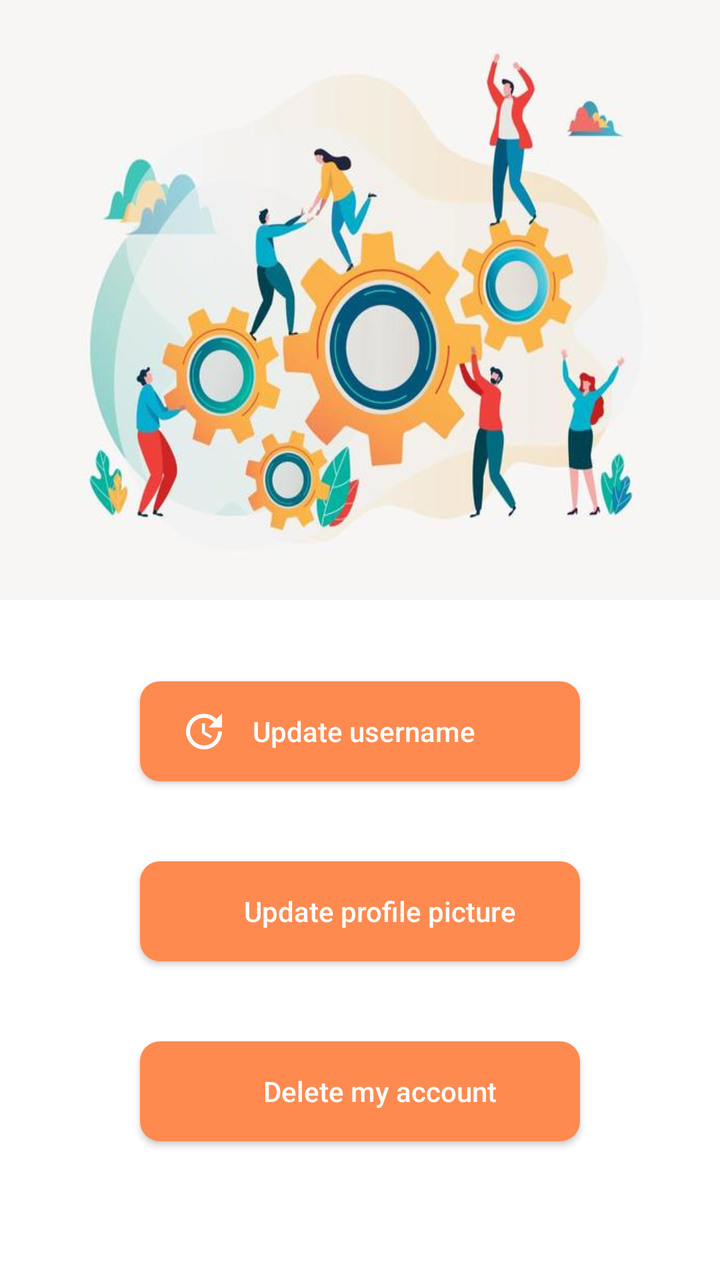
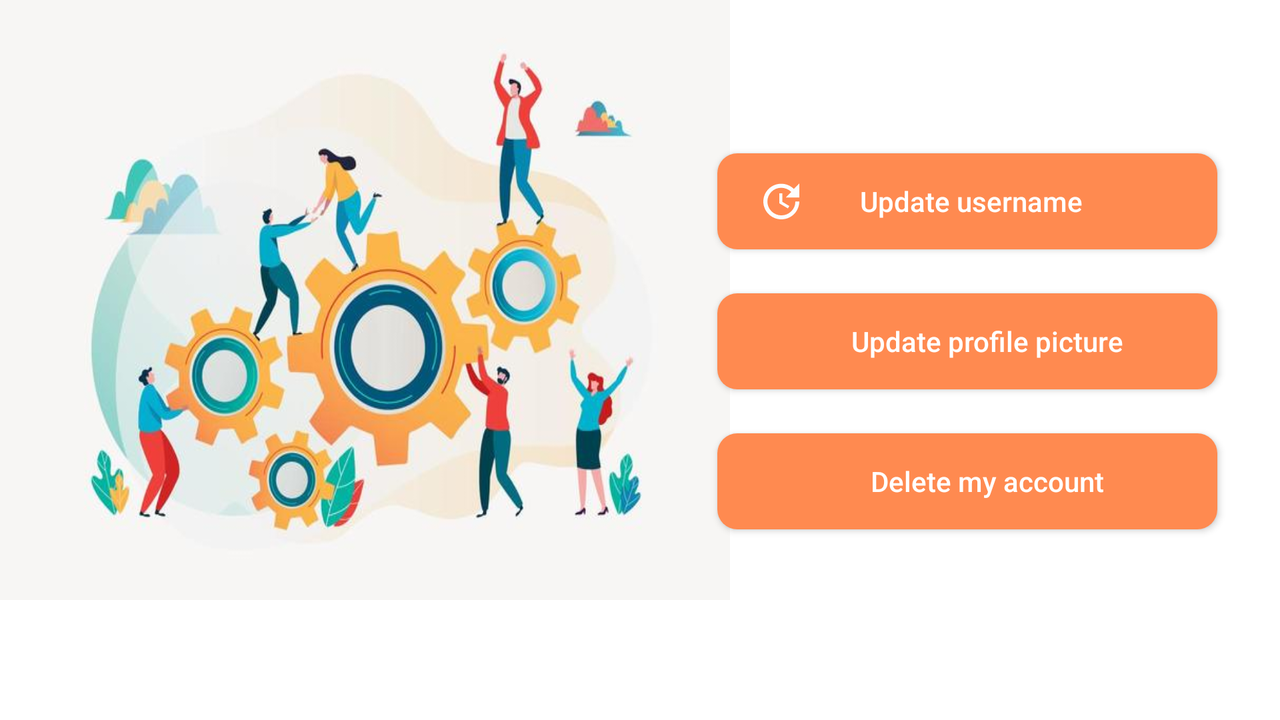

First picture: res/layout/ on a phone held upright. Second picture: the repository's own variant of that layout, on a device whose configuration matches the variant's folder. Source for both follows.
<!-- AndroidManifest.xml: application theme Theme.Go4Lunch -->
<!-- res/layout/nav_fragment_settings.xml -->
<?xml version="1.0" encoding="utf-8"?>
<androidx.constraintlayout.widget.ConstraintLayout xmlns:android="http://schemas.android.com/apk/res/android"
    xmlns:app="http://schemas.android.com/apk/res-auto"
    xmlns:tools="http://schemas.android.com/tools"
    android:id="@+id/nav_fragment_settings"
    android:layout_width="match_parent"
    android:layout_height="match_parent">

    <ImageView
        android:id="@+id/setting_picture"
        android:layout_width="0dp"
        android:layout_height="300dp"
        android:scaleType="fitXY"
        app:layout_constraintEnd_toEndOf="parent"
        app:layout_constraintStart_toStartOf="parent"
        app:layout_constraintTop_toTopOf="parent"
        app:srcCompat="@drawable/setting1"
        tools:ignore="ContentDescription" />

    <androidx.appcompat.widget.AppCompatButton
        android:id="@+id/update_username_button"
        android:layout_width="match_parent"
        android:layout_height="50dp"
        android:layout_marginStart="70dp"
        android:layout_marginEnd="70dp"
        android:background="@drawable/background_button_email"
        android:drawableStart="@drawable/ic_baseline_update_24"
        android:drawablePadding="-40dp"
        android:paddingStart="20dp"
        android:paddingTop="8dp"
        android:paddingBottom="8dp"
        android:text="@string/update_username"
        android:textAllCaps="false"
        android:textColor="@color/white"
        android:textSize="14sp"
        app:layout_constraintBottom_toBottomOf="parent"
        app:layout_constraintEnd_toEndOf="parent"
        app:layout_constraintStart_toStartOf="parent"
        app:layout_constraintTop_toBottomOf="@id/setting_picture"
        app:layout_constraintVertical_bias="0.13999999"
        tools:ignore="RtlSymmetry" />

    <androidx.appcompat.widget.AppCompatButton
        android:id="@+id/update_profile_picture_button"
        android:layout_width="match_parent"
        android:layout_height="50dp"
        android:layout_marginStart="70dp"
        android:layout_marginTop="90dp"
        android:layout_marginEnd="70dp"
        android:background="@drawable/background_button_email"
        android:drawableStart="@drawable/ic_baseline_add_a_photo_24"
        android:drawablePadding="-40dp"
        android:paddingStart="20dp"
        android:paddingTop="8dp"
        android:paddingBottom="8dp"
        android:text="@string/update_profile_picture"
        android:textAllCaps="false"
        android:textColor="@color/white"
        android:textSize="14sp"
        app:layout_constraintEnd_toEndOf="parent"
        app:layout_constraintStart_toStartOf="parent"
        app:layout_constraintTop_toTopOf="@id/update_username_button"
        tools:ignore="RtlSymmetry" />

    <androidx.appcompat.widget.AppCompatButton
        android:id="@+id/delete_account_button"
        android:layout_width="match_parent"
        android:layout_height="50dp"
        android:layout_marginStart="70dp"
        android:layout_marginTop="90dp"
        android:layout_marginEnd="70dp"
        android:background="@drawable/background_button_email"
        android:drawableStart="@drawable/ic_baseline_delete_24"
        android:drawablePadding="-40dp"
        android:paddingStart="20dp"
        android:paddingTop="8dp"
        android:paddingBottom="8dp"
        android:text="@string/delete_my_account"
        android:textAllCaps="false"
        android:textColor="@color/white"
        android:textSize="14sp"
        app:layout_constraintEnd_toEndOf="parent"
        app:layout_constraintStart_toStartOf="parent"
        app:layout_constraintTop_toTopOf="@id/update_profile_picture_button"
        tools:ignore="RtlSymmetry" />

</androidx.constraintlayout.widget.ConstraintLayout>
<!-- resources referenced by this layout -->
<resources>
  <color name="white">#FFFFFFFF</color>
  <!-- drawable background_button_email (drawable) -->
  <?xml version="1.0" encoding="utf-8"?>
  <shape xmlns:android="http://schemas.android.com/apk/res/android"
      android:shape="rectangle" android:padding="10dp">
      <solid android:color="#ff8a50"/>
      <corners android:radius="10dp"/>
  </shape>
  <!-- drawable ic_baseline_update_24 (drawable) -->
  <vector android:height="24dp" android:tint="#FDFDFD"
      android:viewportHeight="24" android:viewportWidth="24"
      android:width="24dp" xmlns:android="http://schemas.android.com/apk/res/android">
      <path android:fillColor="@android:color/white" android:pathData="M21,10.12h-6.78l2.74,-2.82c-2.73,-2.7 -7.15,-2.8 -9.88,-0.1c-2.73,2.71 -2.73,7.08 0,9.79s7.15,2.71 9.88,0C18.32,15.65 19,14.08 19,12.1h2c0,1.98 -0.88,4.55 -2.64,6.29c-3.51,3.48 -9.21,3.48 -12.72,0c-3.5,-3.47 -3.53,-9.11 -0.02,-12.58s9.14,-3.47 12.65,0L21,3V10.12zM12.5,8v4.25l3.5,2.08l-0.72,1.21L11,13V8H12.5z"/>
  </vector>
  <!-- drawable setting1: png bitmap (drawable, 29452 bytes) -->
  <string name="delete_my_account">Delete my account</string>
  <string name="update_profile_picture">Update profile picture</string>
  <string name="update_username">Update username</string>
  <style name="Theme.Go4Lunch" parent="Theme.MaterialComponents.DayNight.DarkActionBar">
          
          <item name="colorPrimary">@color/orange</item>
          <item name="colorPrimaryVariant">@color/dark_orange</item>
          <item name="colorOnPrimary">@color/white</item>
          
          <item name="colorSecondary">@color/teal_200</item>
          <item name="colorSecondaryVariant">@color/teal_700</item>
          <item name="colorOnSecondary">@color/black</item>
          
          <item name="android:statusBarColor" tools:targetApi="l">?attr/colorPrimaryVariant</item>
          
          
      </style>
  <color name="orange">#FF5722</color>
  <color name="dark_orange">#df4930</color>
  <color name="teal_200">#FF03DAC5</color>
  <color name="teal_700">#FF018786</color>
  <color name="black">#FF000000</color>
</resources>
<!-- res/layout-land/nav_fragment_settings.xml (the repository's variant of the layout above) -->
<!-- drawn on the phone turned sideways -->
<?xml version="1.0" encoding="utf-8"?>
<androidx.constraintlayout.widget.ConstraintLayout xmlns:android="http://schemas.android.com/apk/res/android"
    xmlns:app="http://schemas.android.com/apk/res-auto"
    xmlns:tools="http://schemas.android.com/tools"
    android:id="@+id/nav_fragment_settings"
    android:layout_width="match_parent"
    android:layout_height="match_parent">

    <ImageView
        android:id="@+id/setting_picture"
        android:layout_width="365dp"
        android:layout_height="300dp"
        android:scaleType="fitXY"
        app:layout_constraintStart_toStartOf="parent"
        app:layout_constraintTop_toTopOf="parent"
        app:srcCompat="@drawable/setting1"
        tools:ignore="ContentDescription" />

    <androidx.appcompat.widget.AppCompatButton
        android:id="@+id/update_username_button"
        android:layout_width="250dp"
        android:layout_height="48dp"
        android:layout_marginTop="32dp"
        android:layout_marginEnd="32dp"
        android:background="@drawable/background_button_email"
        android:drawableStart="@drawable/ic_baseline_update_24"
        android:drawablePadding="-40dp"
        android:paddingStart="20dp"
        android:paddingTop="8dp"
        android:paddingBottom="8dp"
        android:text="@string/update_username"
        android:textAllCaps="false"
        android:textColor="@color/white"
        android:textSize="14sp"
        app:layout_constraintBottom_toBottomOf="parent"
        app:layout_constraintEnd_toEndOf="parent"
        app:layout_constraintHorizontal_bias="0.91"
        app:layout_constraintStart_toEndOf="@id/setting_picture"
        app:layout_constraintTop_toTopOf="parent"
        app:layout_constraintVertical_bias="0.16000003"
        tools:ignore="RtlSymmetry" />

    <androidx.appcompat.widget.AppCompatButton
        android:id="@+id/update_profile_picture_button"
        android:layout_width="250dp"
        android:layout_height="48dp"
        android:layout_marginTop="70dp"
        android:layout_marginEnd="32dp"
        android:background="@drawable/background_button_email"
        android:drawableStart="@drawable/ic_baseline_add_a_photo_24"
        android:drawablePadding="-40dp"
        android:paddingStart="20dp"
        android:paddingTop="8dp"
        android:paddingBottom="8dp"
        android:text="@string/update_profile_picture"
        android:textAllCaps="false"
        android:textColor="@color/white"
        android:textSize="14sp"
        app:layout_constraintEnd_toEndOf="parent"
        app:layout_constraintHorizontal_bias="0.91"
        app:layout_constraintStart_toEndOf="@id/setting_picture"
        app:layout_constraintTop_toTopOf="@id/update_username_button"
        tools:ignore="RtlSymmetry" />

    <androidx.appcompat.widget.AppCompatButton
        android:id="@+id/delete_account_button"
        android:layout_width="250dp"
        android:layout_height="48dp"
        android:layout_marginTop="70dp"
        android:layout_marginEnd="32dp"
        android:background="@drawable/background_button_email"
        android:drawableStart="@drawable/ic_baseline_delete_24"
        android:drawablePadding="-40dp"
        android:paddingStart="20dp"
        android:paddingTop="8dp"
        android:paddingBottom="8dp"
        android:text="@string/delete_my_account"
        android:textAllCaps="false"
        android:textColor="@color/white"
        android:textSize="14sp"
        app:layout_constraintEnd_toEndOf="parent"
        app:layout_constraintHorizontal_bias="0.91"
        app:layout_constraintStart_toEndOf="@id/setting_picture"
        app:layout_constraintTop_toTopOf="@id/update_profile_picture_button"
        tools:ignore="RtlSymmetry" />

</androidx.constraintlayout.widget.ConstraintLayout>
